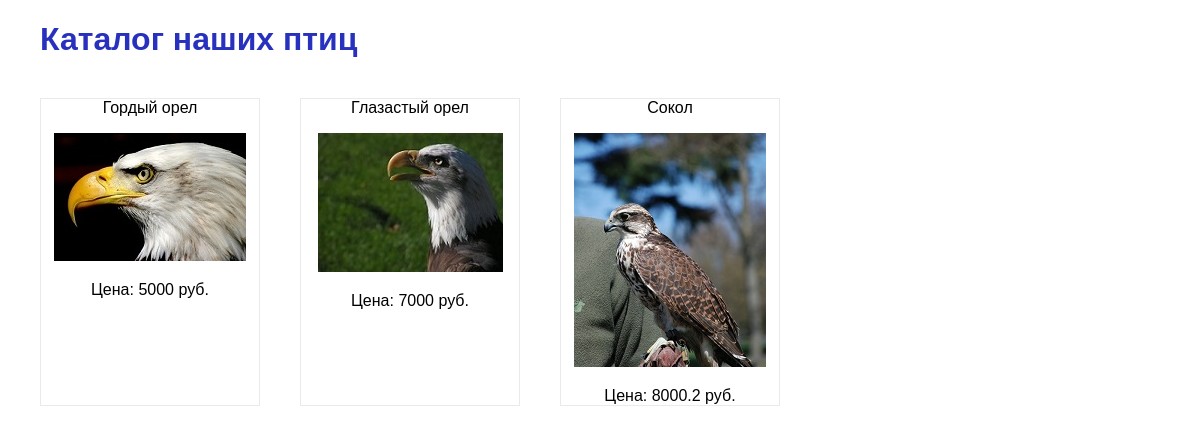
The page / on the database its author committed.
### tables this page shows
CREATE TABLE `catalog` (
  `id` int(11) NOT NULL,
  `title` varchar(255) NOT NULL COMMENT 'Наименование товара',
  `descr` text NOT NULL COMMENT 'Текстовое описание товара',
  `price` float DEFAULT NULL COMMENT 'Цена товара',
  `url_img_small` varchar(255) DEFAULT NULL COMMENT 'Картинка товара',
  `isActive` tinyint(1) NOT NULL COMMENT 'Имеется в наличии?'
);

### engine/outputBirds.php (the view)
<?php
  include_once "config/config.php";
  $sql = "select * from catalog";
  $res = mysqli_query($connect, $sql);
  while($data = mysqli_fetch_assoc($res)){
    echo "<li class='product-item'>";
      echo "<div>" . $data['title'] . "</div>";
      echo "<p>";
        echo "<a href='card-of-good.php?id=" . $data['id'] . "' target='_blank'>";
          echo "<img src='" . $data['url_img_small'] . "' alt='" . $data['descr'] . "'>";
        echo "</a>";
      echo "</p>";
      echo "<div> Цена: " . $data['price'] . " руб.</div>";
    echo "</li>";
  }
?>

### index.php (shortened to what this page needs)
<!DOCTYPE html>
<html>
  <head>
    <link href="public/css/style.css" rel="stylesheet" >
  </head>
  <body>
    <h1>Каталог наших птиц</h1>
    <ul class='products-list catalog-products-list'>
      <?php include_once "engine/outputBirds.php"; ?>
    </ul>
  </body>
</html>

### public/css/style.css (style rules this page uses)
body { margin: 0; padding: 0; font-family: "Cuprum", Arial, sans-serif; }
a { text-decoration: none; }
h1 { margin-left: 40px; margin-bottom: 20px; color: #2731be; }
.catalog-products-list { text-transform: none; }
.products-list { display: -webkit-box; display: -ms-flexbox; display: flex; -ms-flex-wrap: wrap; flex-wrap: wrap; padding: 0; margin: 20px; list-style: none; }
.product-item { display: -webkit-box; display: -ms-flexbox; display: flex; -ms-flex-wrap: wrap; flex-wrap: wrap; -webkit-box-orient: vertical; -webkit-box-direction: normal; -ms-flex-direction: column; flex-direction: column; -webkit-box-pack: start; -ms-flex-pack: start; justify-content: flex-start; position: relative; width: 218px; min-height: 300px; margin: 20px; border-width: 1px; border-style: solid; border-color: #eaeaea; text-align: center; }

### rows shown on the page
catalog: title "Гордый орел", url_img_small (picture), price "5000"
catalog: title "Глазастый орел", url_img_small (picture), price "7000"
catalog: title "Сокол", url_img_small (picture), price "8000.2"
